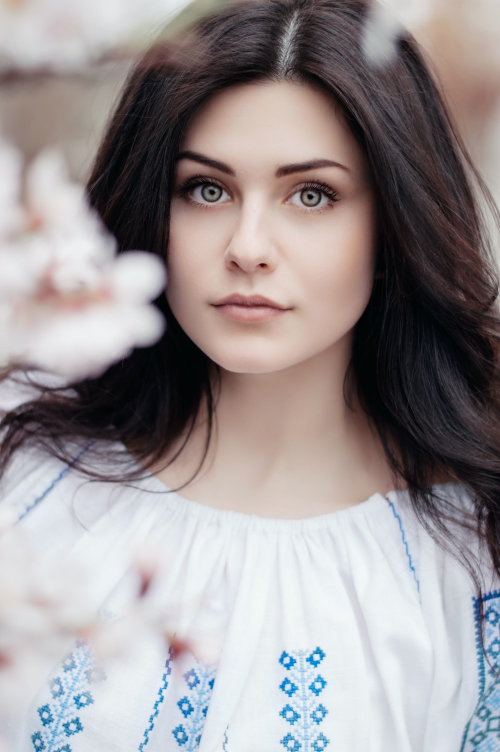
#> input picture GenderDetection/dataset/girl3.jpg, 1000 x 1504 px (shown at 1/2 size)
$ jupyter execute --allow-errors GenderDetection.ipynb
#> lines starting #> are read from the running program, lines starting #| are printed output that depends on the picture
[cell 1]
import cv2
import numpy as np

[cell 2]
frame_width = 500

[cell 3]
path = './weights/'

[cell 4]
path_to_file = './dataset/'
file = 'girl3.jpg'

#> (a cell that did not finish here is left out)

[cell 6]
MODEL_MEAN_VALUES = (78.4263377603, 87.7689143744, 114.895847746)
GENDER_LIST = ['Male', 'Female']

[cell 7]
def getFaces(frame, confidence_threshold=0.5):
    blob = cv2.dnn.blobFromImage(frame, 1.0, (300, 300), (104, 177.0, 123.0))
    face_net.setInput(blob)
    output = np.squeeze(face_net.forward())
    faces = []
    for i in range(output.shape[0]):
        confidence = output[i, 2]
        if confidence > confidence_threshold:
            box = output[i, 3:7] * \
                np.array([frame.shape[1], frame.shape[0],
                         frame.shape[1], frame.shape[0]])
            start_x, start_y, end_x, end_y = box.astype(np.int64)
            start_x, start_y, end_x, end_y = start_x - \
                10, start_y - 10, end_x + 10, end_y + 10
            start_x = 0 if start_x < 0 else start_x
            start_y = 0 if start_y < 0 else start_y
            end_x = 0 if end_x < 0 else end_x
            end_y = 0 if end_y < 0 else end_y
            faces.append((start_x, start_y, end_x, end_y))
    return faces

[cell 8]
def getOptimalFontScale(text, width):
    for scale in reversed(range(0, 60, 1)):
        textSize = cv2.getTextSize(text, fontFace=cv2.FONT_HERSHEY_DUPLEX, fontScale=scale/10, thickness=1)
        new_width = textSize[0][0]
        if (new_width <= width):
            return scale/10
    return 1

[cell 9]
img = cv2.imread(path_to_file + file)
#> img is the input picture: shape (1504, 1000, 3); mean B, G, R 148.3, 147.1, 153.8
frame = img.copy()
flag = 0
width = frame_width
height = None
if frame.shape[1] > frame_width:
    dim = None
    (h, w) = img.shape[:2]
#> h = 1504; w = 1000
    if width is None and height is None:
        flag = 1
        frame = img
    if width is None:
        r = height / float(h)
        dim = (int(w * r), height)
    else:
        r = width / float(w)
#> r = 0.5
        dim = (width, int(h * r))
#> dim = (500, 752)
    if(flag != 1):
        frame = cv2.resize(img, dim, interpolation = cv2.INTER_AREA)
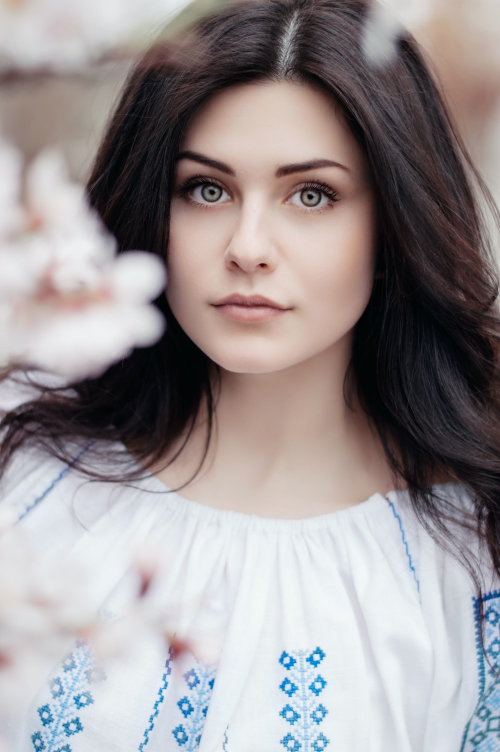
#> frame: shape (752, 500, 3); mean B, G, R 148.5, 147.2, 153.9
#> (the rest of this cell did not finish here and is left out)

for i, (start_x, start_y, end_x, end_y) in enumerate(faces):
        face_img = frame[start_y: end_y, start_x: end_x]
        blob = cv2.dnn.blobFromImage(image=face_img, scalefactor=1.0, size=(
            227, 227), mean=MODEL_MEAN_VALUES, swapRB=False, crop=False)
        gender_net.setInput(blob)
        gender_preds = gender_net.forward()
        i = gender_preds[0].argmax()
        gender = GENDER_LIST[i]
        gender_confidence_score = gender_preds[0][i]

        label = "{}-{:.2f}%".format(gender, gender_confidence_score*100)
        print(label)
        yPos = start_y - 15
        while yPos < 15:
            yPos += 15
        optimal_font_scale = getOptimalFontScale(label,((end_x-start_x)+25))
        box_color = (255, 0, 0) if gender == "Male" else (147, 20, 255)
        cv2.rectangle(frame, (start_x, start_y), (end_x, end_y), box_color, 2)
        cv2.putText(frame, label, (start_x, yPos),
                    cv2.FONT_HERSHEY_SIMPLEX, optimal_font_scale, box_color, 2)

cv2.imshow('Gender Predictor', frame)
cv2.waitKey(0)
cv2.destroyAllWindows()


$ run again, with GenderDetection/dataset/girl4.jpg copied over GenderDetection/dataset/girl3.jpg
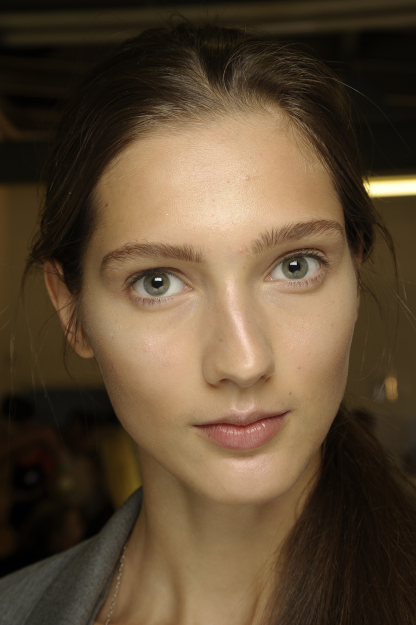
#> input picture GenderDetection/dataset/girl4.jpg, 832 x 1250 px (shown at 1/2 size)
#> img is the input picture: shape (1250, 832, 3); mean B, G, R 51.9, 73.8, 92.7
#> `frame = cv2.resize(img, dim, interpolation = cv2.INTER_AREA)`:
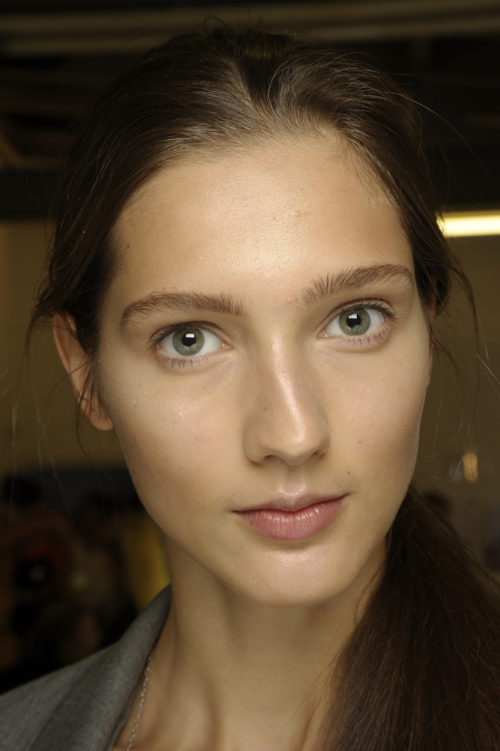
#> frame: shape (751, 500, 3); mean B, G, R 51.9, 73.8, 92.7
